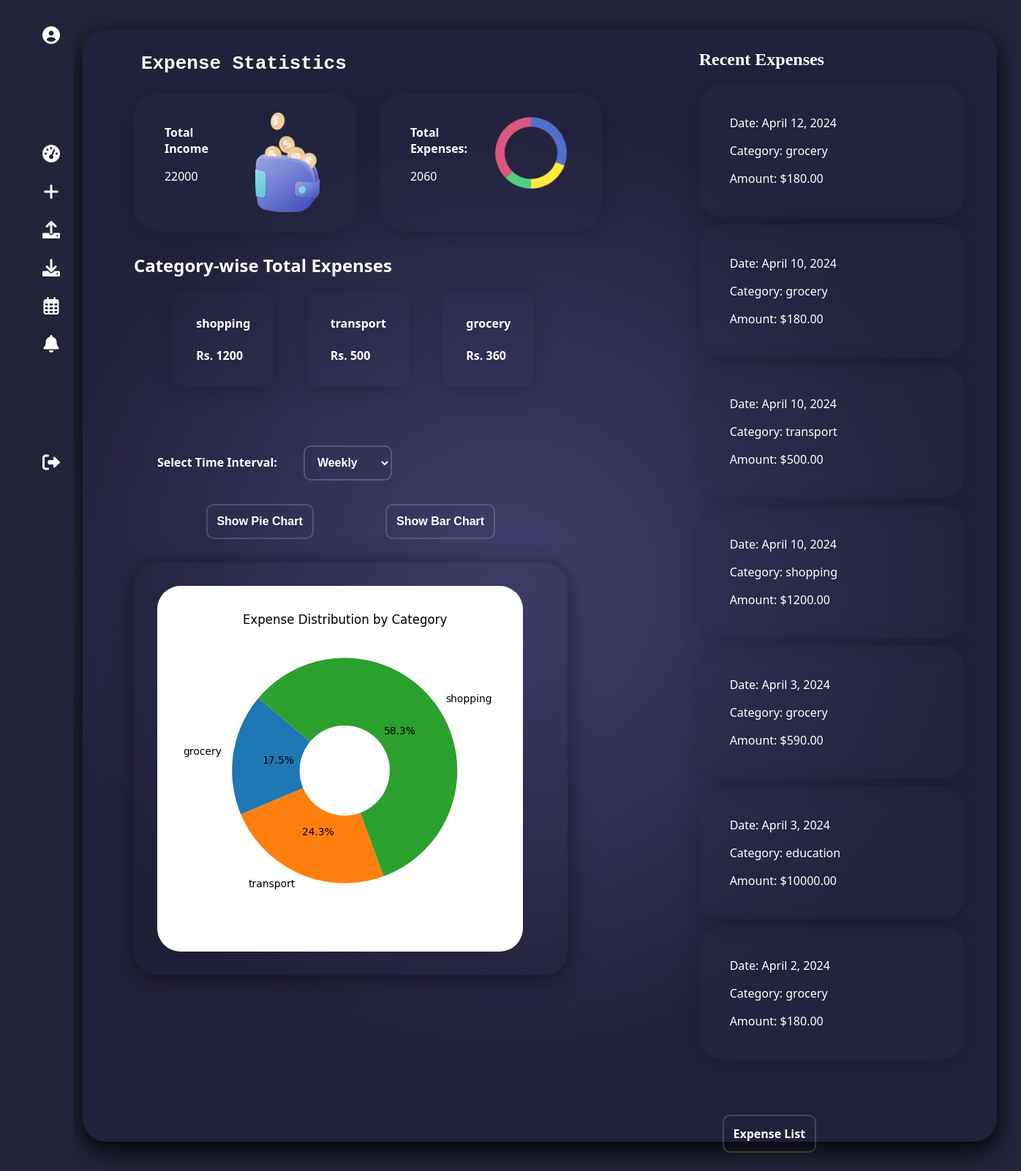
/expenses/statistics/ (signed in), run on the app's committed database.
### Finso_app/models.py (models this page shows, shortened)
class Category(models.Model):
    user = models.ForeignKey(User, on_delete=models.CASCADE)
    name = models.CharField(max_length=255)
    budget_limit = models.DecimalField(max_digits=10, decimal_places=2, default=True, null=False )
    def __str__(self):
        return self.name

class Expense(models.Model):
    user = models.ForeignKey(User, on_delete=models.CASCADE)
    amount = models.DecimalField(max_digits=10, decimal_places=2)
    category = models.ForeignKey('Category', on_delete=models.CASCADE)
    content = models.TextField()
    date = models.DateField(auto_now_add=True)

### Finso_app/views.py (the view)
# urls.py: path('expenses/statistics/', views.expense_statistics, name='expense_statistics'),
@login_required
def expense_statistics(request):
    time_interval = request.GET.get('time_interval', 'weekly')
    end_date = timezone.now().date()
    if time_interval == 'weekly':
        start_date = end_date - timezone.timedelta(days=7)
    elif time_interval == 'monthly':
        start_date = end_date - timezone.timedelta(days=30)
    elif time_interval == '3months':
        start_date = end_date - timezone.timedelta(days=90)
    elif time_interval == '6months':
        start_date = end_date - timezone.timedelta(days=180)
    elif time_interval == 'yearly':
        start_date = end_date - timezone.timedelta(days=365)
    else:
        start_date = end_date
    expenses = Expense.objects.filter(user=request.user, date__range=[start_date, end_date])
    categories = expenses.values_list('category__name', flat=True).distinct()
    total_income = Income.objects.filter(user=request.user).aggregate(total_income=Sum('amount'))['total_income'] or 0
    total_expenses = expenses.aggregate(total_expenses=Sum('amount'))['total_expenses'] or 0
    remaining_amount = total_income - total_expenses
    category_totals = (
    Expense.objects.filter(user=request.user, date__range=[start_date, end_date])
    .values('category__name')
    .annotate(
        total_expenses=Coalesce(
            Cast(Sum('amount'), output_field=DecimalField()),
            Value(0, output_field=DecimalField())
        )
    )
    .order_by('-total_expenses')[:4]
)
    recent_expenses = Expense.objects.filter(user=request.user).order_by('-date')[:7]
    pie_chart = create_pie_chart(request.user, categories, expenses)
    bar_chart = create_bar_chart(request.user, categories, expenses)
    context = {
        'time_interval': time_interval,
        'categories': categories,
        'pie_chart': pie_chart,
        'bar_chart': bar_chart,
        'total_income': total_income,
        'total_expenses': total_expenses,
        'remaining_amount': remaining_amount,
        'recent_expenses': recent_expenses,
        'category_totals': category_totals,
    }
    return render(request, 'expense_statistics.html', context)

### Finso_app/views.py (called while the page is built)
def create_pie_chart(user, categories, expenses):
    category_totals = {category: 0 for category in categories}
    for expense in expenses:
        category_totals[expense.category.name] += expense.amount
    labels = list(category_totals.keys())
    values = list(category_totals.values())
    plt.figure(figsize=(5, 5))
    plt.pie(values, labels=labels, autopct='%1.1f%%', startangle=140, wedgeprops=dict(width=0.6))
    plt.title('Expense Distribution by Category')
    buffer = BytesIO()
    plt.savefig(buffer, format='png')
    buffer.seek(0)
    image_base64 = base64.b64encode(buffer.read()).decode('utf-8')
    plt.close()
    return image_base64

def create_bar_chart(user, categories, expenses):
    category_totals = {category: 0 for category in categories}
    for expense in expenses:
        category_totals[expense.category.name] += expense.amount
    labels = list(category_totals.keys())
    values = list(category_totals.values())
    plt.figure(figsize=(6, 5))
    plt.bar(labels, values, color='blue')
    plt.xlabel('Categories')
    plt.ylabel('Total Expense Amount')
    plt.title('Total Expense Amount by Category')
    buffer = BytesIO()
    plt.savefig(buffer, format='png')
    buffer.seek(0)
    image_base64 = base64.b64encode(buffer.read()).decode('utf-8')
    plt.close()
    return image_base64

### Finso_app/templates/expense_statistics.html (shortened to what this page needs)
{% extends 'base.html' %}
{% block content %}
{% load static %}
<div>
    <h1 style="margin-left: 5rem; margin-right: 1rem; color: white; margin-top: 2rem; font-family: 'Poppins'; font-weight: 600;"><pre>Expense Statistics</pre></h1>
    <div class="container flex-container">
        <div class="left-container">
            <div class="general-info">
                <div style="display: flex; flex-direction: row; justify-content: space-evenly;">
                <div class="stat card">
                    <div class="card-content">
                        <div style="display: flex;">
                            <div style="display: block;">
                        <p style="font-weight: 700;">Total <br> Income</p>
                        <p>{{ total_income }}</p>
                    </div>
                        <img src="{% static 'images/stat2_png.png' %}" style=" height: 40%; width: 40%; padding-left: 4rem;"   alt="">
                    </div>
                    </div>
                </div>
                <div class="card" >
                    <div class="card-content" style="display: flex;">
                        <div style="display: block;">
                        <p style="font-weight: 700;">Total Expenses: </p>
                        <p> {{ total_expenses }}</p>
                        </div>
                        <img src="{% static 'images/stat_png.png' %}" style=" height: 50%; width: 50%; padding-left: 2rem;"   alt="">
                    </div>
                </div>
            </div>
            </div>
            <h2 style="color: white; font-weight: 750;">Category-wise Total Expenses</h2>
            <ul style="display: flex; list-style: none; flex-direction: row; justify-content: space-evenly;">
                {% for category_total in category_totals %}
                    <li style="display: flex; flex-direction: column; font-weight: 600;
                    box-shadow: 0 0.25rem 2rem 0 rgba(0, 0, 0, 0.205);   margin-right:2rem ; color: rgb(255, 255, 255); background-color: rgba(92, 239, 163, 0); padding: 2rem; border-radius: 1rem;">{{ category_total.category__name }} <br><br>  Rs. {{ category_total.total_expenses }}</li>
                {% endfor %}
            </ul>
            <div class="chart-container" style="margin-top: 5rem; margin-bottom: 5rem;">
                <label for="time_interval" style="color: white; padding: 2rem; font-weight: 600;">Select Time Interval:</label>
                <select id="time_interval" onchange="updateCharts()" style="background: transparent; border: 2px solid rgba(255, 255, 255, 0.188); border-radius: 10px; padding: 0.8rem; color: white; font-size: 1rem; font-weight: 700;">
                    <option style="color: black;" value="weekly" {% if time_interval == 'weekly' %}selected{% endif %}>Weekly</option>
                </select>
                <div style="display: flex; flex-direction: row; justify-content: space-evenly; margin-top: 2rem; margin-bottom: 2rem;">
                    <button onclick="showPieChart()" style="background: transparent; border: 2px solid rgba(255, 255, 255, 0.164); border-radius: 10px; padding: 0.8rem; color: white; font-size: 1rem; font-weight: 700;">Show Pie Chart</button>
                    <button onclick="showBarChart()" style="background: transparent; border: 2px solid rgba(255, 255, 255, 0.167); border-radius: 10px; padding: 0.8rem; color: white; font-size: 1rem; font-weight: 700;">Show Bar Chart</button>
                </div>
                <div style=" background: rgba(0, 0, 0, 0.052); padding: 2rem; border-radius: 2rem; box-shadow: 0 0.25rem 2rem 0 rgba(0, 0, 0, 0.505);   " >
                    <img style="border-radius: 2rem;"  id="pie-chart" alt="Pie Chart">
                </div>
            </div>
        </div>
        <div class="right-container recent-expenses" style="margin-left: 10rem; margin-top: -5rem;">
            <h2 style="font-weight: 700; font-family: 'Poppins'; color: white;">Recent Expenses</h2>
            <div class="card-container" style="margin-bottom: 5rem;">
                {% for expense in recent_expenses %}
                    <div class="card">
                        <div class="card-content" style="min-width: 20vw;">
                            <p>Date: {{ expense.date }}</p>
                            <p>Category: {{ expense.category }}</p>
                            <p>Amount: ${{ expense.amount }}</p>
                        </div>
                    </div>
                {% empty %}
                    <div class="card">
                        <div class="card-content">
                            <p>No recent expenses found.</p>
                        </div>
                    </div>
                {% endfor %}
            </div>
        <a style="text-decoration: none; margin-left: 2rem; background: transparent; border: 2px solid rgba(255, 255, 255, 0.164); border-radius: 10px; padding: 0.8rem; color: white; font-size: 1rem; font-weight: 700;" href="{% url 'expense_list' %}">Expense List</a>
        </div>
    </div>
</div>
{% endblock %}

### Finso_app/static/base.css (style rules this page uses)
body { min-height: 100vh; place-items: center; padding: 2rem; font-family: "Poppins", system-ui; background: rgb(67, 69, 112); background: radial-gradient( circle, rgba(67, 69, 112, 1) 3%, rgba(35, 36, 57, 1) 60% ); }

### Finso_app/templates/expense_statistics.html (style rules this page uses)
.container { display: flex; justify-content: space-between; align-items: flex-start; }
.left-container { width: 45%; margin-right: 20px; margin-left: 70px; }
.right-container { width: 45%; }
.recent-expenses { margin-left: 100px; }
.card-container { display: flex; flex-direction: column; align-items: flex-start; }
.card { background-color: #23284051; color: white; margin-bottom: 10px; padding: 1rem 2rem; margin-right: 2rem; border-radius: 2rem; box-shadow: 0 0.25rem 2rem 0 rgba(0, 0, 0, 0.205); min-width: 15rem; }
.card-content { padding: 10px; }

### data on the page
Category: category__name "shopping", total_expenses "1200"
Category: category__name "transport", total_expenses "500"
Category: category__name "grocery", total_expenses "360"
Expense: date "April 12, 2024", category "grocery", amount "180.00"
Expense: date "April 10, 2024", category "grocery", amount "180.00"
Expense: date "April 10, 2024", category "transport", amount "500.00"
Expense: date "April 10, 2024", category "shopping", amount "1200.00"
Expense: date "April 3, 2024", category "grocery", amount "590.00"
Expense: date "April 3, 2024", category "education", amount "10000.00"
Expense: date "April 2, 2024", category "grocery", amount "180.00"

### other printed values
{{ total_income }} "22000"
{{ total_expenses }} "2060"
